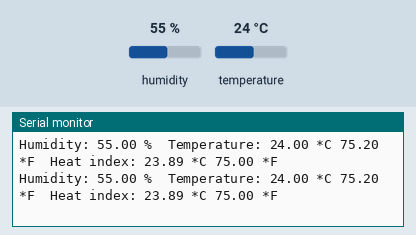
The sketch below on a simulated Arduino Uno, built with avr-gcc and run on an emulated ATmega328P. Shown: the last lines printed to the serial monitor. Inputs (shaded band) come from the test bench; at power-on: humidity 55 %, temperature 24 °C.

Above: at 4.8 s.
4.9 s: humidity set to 22 %
At 7.5 s:
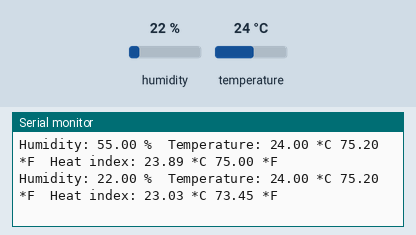
7.9 s: temperature set to 12 °C
At 9.3 s:
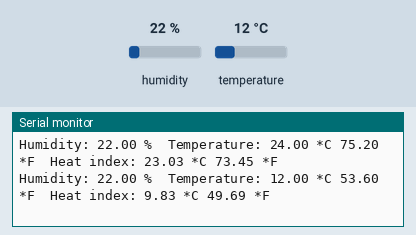
10.9 s: humidity set to 40 %
At 12.8 s:
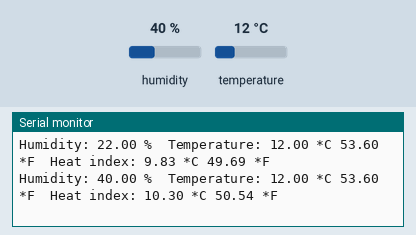
13.9 s: temperature set to 28 °C
At 15.7 s:
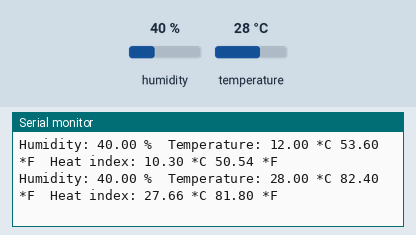
Timing chart, 0 to 17.2 s (numbered marks = the images above; inputs shaded):
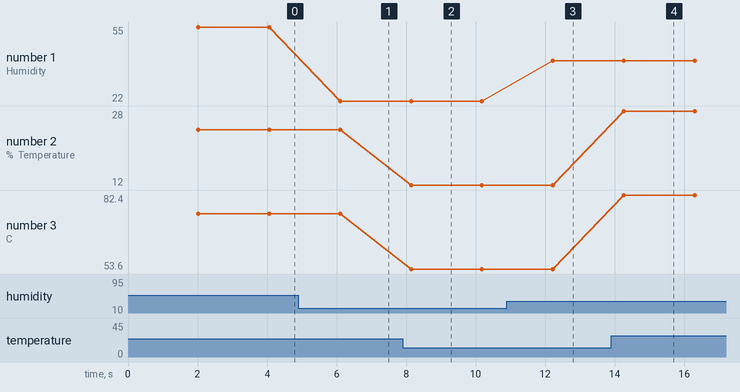

The sketch:

dht11.ino
```cpp
#include <DHT.h>

// DHT11 sensor pins
#define DHTPIN 2     // Data pin connected to digital pin 2
#define DHTTYPE DHT11   // DHT11 sensor

DHT dht(DHTPIN, DHTTYPE);

void setup() {
  Serial.begin(9600);
  dht.begin();
}

void loop() {
  // Wait a few seconds between measurements
  delay(2000);

  // Reading temperature or humidity takes about 250 milliseconds!
  float humidity = dht.readHumidity();
  // Read temperature as Celsius (the default)
  float temperature = dht.readTemperature();
  // Read temperature as Fahrenheit (isFahrenheit = true)
  float temperatureF = dht.readTemperature(true);

  // Check if any reads failed and exit early (to try again).
  if (isnan(humidity) || isnan(temperature) || isnan(temperatureF)) {
    Serial.println("Failed to read from DHT sensor!");
    return;
  }

  // Compute heat index in Fahrenheit (the default)
  float heatIndexF = dht.computeHeatIndex(temperatureF, humidity);
  // Compute heat index in Celsius (isFahreheit = false)
  float heatIndexC = dht.computeHeatIndex(temperature, humidity, false);

  // Print the results
  Serial.print("Humidity: ");
  Serial.print(humidity);
  Serial.print(" %\t");
  Serial.print("Temperature: ");
  Serial.print(temperature);
  Serial.print(" *C ");
  Serial.print(temperatureF);
  Serial.print(" *F\t");
  Serial.print("Heat index: ");
  Serial.print(heatIndexC);
  Serial.print(" *C ");
  Serial.print(heatIndexF);
  Serial.println(" *F");
}
```

Measured:
- after the input at 4.9 s, the serial monitor: prints a new line after 1.2 s (image 1)
- after the input at 7.9 s, the serial monitor: prints a new line after 0.24 s (image 2)
- after the input at 10.9 s, the serial monitor: prints a new line after 1.3 s (image 3)
- after the input at 13.9 s, the serial monitor: prints a new line after 0.36 s (image 4)
- plotted number 1: 55 → 22 after the input at 4.9 s, 22 → 40 after the input at 10.9 s
- plotted number 2: 24 → 12 after the input at 7.9 s, 12 → 28 after the input at 13.9 s
- plotted number 3: 75.2 → 53.6 after the input at 7.9 s, 53.6 → 82.4 after the input at 13.9 s
